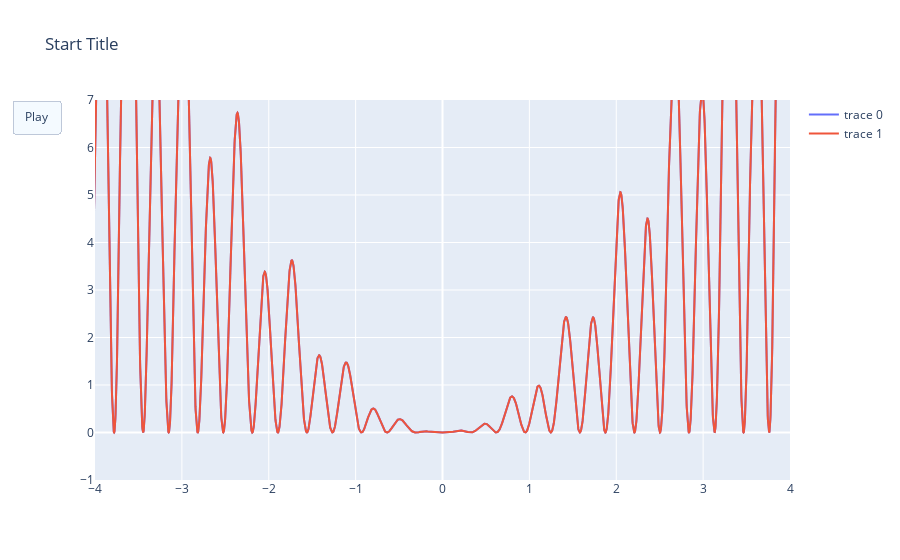

Notebook code for this chart:
### Code cell
import plotly.graph_objects as go


frames=[]

available_colors = ["red", "green"]
        
for i in range(len(all_paths_processed)):
    curr_paths = all_paths_processed[i]
    color_use = available_colors[i % len(available_colors)]
    
    for j in range(len(curr_paths)):

        frames.append(go.Frame(data=[go.Scatter(x=curr_paths[:, j, 0], y=curr_paths[:, j, 1],
                                    mode="markers",
                                    marker=dict(color=color_use, size=10))]))
        

fig = go.Figure(
    data=[go.Scatter(x=inp, y=out, mode="lines"), go.Scatter(x=inp, y=out, mode="lines")],
    layout=go.Layout(
        xaxis=dict(range=[-4, 4], autorange=False),
        yaxis=dict(range=[-1, 7], autorange=False),
        title="Start Title",
        updatemenus=[dict(
            type="buttons",
            buttons=[dict(label="Play",
                          method="animate",
                          args=[None])])]
    ),
    frames=frames
)

fig.show()

### Figure 1 — Plotly figure (JSON) as saved in the notebook; plotly's stock layout.template omitted (floating-point values rounded to 4 significant figures; data arrays with more than 128 entries replaced by an {"elided": "..."} marker saying what was removed)
{"data": [{"mode": "lines", "type": "scatter", "x": {"elided": "5000 float values"}, "y": {"elided": "5000 float values"}}, {"mode": "lines", "type": "scatter", "x": {"elided": "5000 float values"}, "y": {"elided": "5000 float values"}}], "layout": {"title": {"text": "Start Title"}, "updatemenus": [{"buttons": [{"args": [null], "label": "Play", "method": "animate"}], "type": "buttons"}], "xaxis": {"autorange": false, "range": [-4, 4]}, "yaxis": {"autorange": false, "range": [-1, 7]}}}
